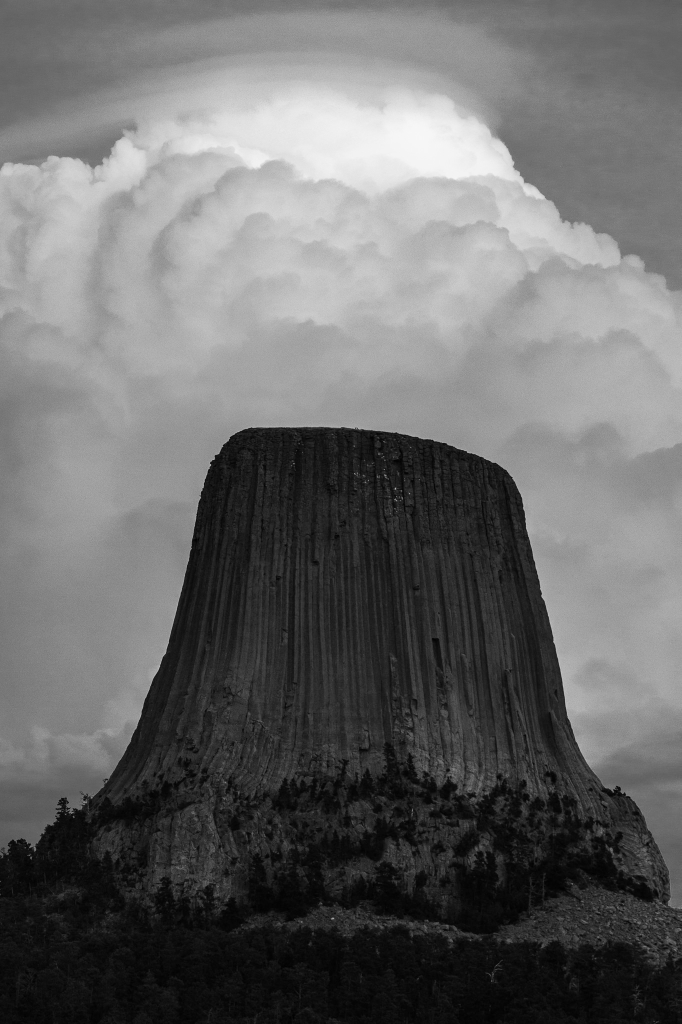
#> input picture Verm-sunset-clouds-Devils-Tower-4569.jpg, 1363 x 2048 px, found by its file name (shown at 1/2 size)
$ jupyter execute --allow-errors main.ipynb
#> lines starting #> are read from the running program, lines starting #| are printed output that depends on the picture
[cell 1]
import numpy as np
import cv2
from cv2 import dnn
from typing import Tuple

[cell 2]
# Model file paths
proto_file: str = 'C:\\Users\\user\\Desktop\\ColorNet\\colorization_deploy_v2.prototxt'
model_file: str = 'C:\\Users\\user\\Desktop\\ColorNet\\colorization_release_v2.caffemodel'
hull_pts: str = 'C:\\Users\\user\\Desktop\\ColorNet\\pts_in_hull.npy'
img_path: str = 'C:\\Users\\user\\Desktop\\ColorNet\\Verm-sunset-clouds-Devils-Tower-4569.jpg'

#> (a cell that did not finish here is left out)

[cell 4]
# Reading and preprocessing image
img: np.ndarray = cv2.imread(img_path)
#> img is the input picture: shape (2048, 1363, 3); min 0, max 247, mean 105.2
scaled: np.ndarray = img.astype("float32") / 255.0
lab_img: np.ndarray = cv2.cvtColor(scaled, cv2.COLOR_BGR2LAB)
#> lab_img: shape (2048, 1363, 3) float32; mean of channels 0, 1, 2 42.7, 0, 0

#> (a cell that did not finish here is left out)

[cell 6]
# Resizing the image for the network
resized: np.ndarray = cv2.resize(lab_img, (224, 224))
#> resized: shape (224, 224, 3) float32; mean of channels 0, 1, 2 42.8, 0, 0

# Splitting the L channel
L: np.ndarray = cv2.split(resized)[0]
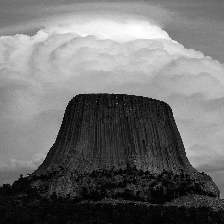
#> L: shape (224, 224) float32; min 0.541, max 97.07, mean 42.8; drawn with min black and max white

# Mean subtraction
L -= 50

#> (a cell that did not finish here is left out)

[cell 8]
# Taking the L channel from the image
L: np.ndarray = cv2.split(lab_img)[0]
#> L: shape (2048, 1363) float32
# Join the L channel with predicted ab channel
#> (the rest of this cell did not finish here and is left out)

#> (a cell that did not finish here is left out)

[cell 10]
# Resizing the images and show them together
img: np.ndarray = cv2.resize(img,(640,640))
#> img: shape (640, 640, 3)
#> (the rest of this cell did not finish here and is left out)
